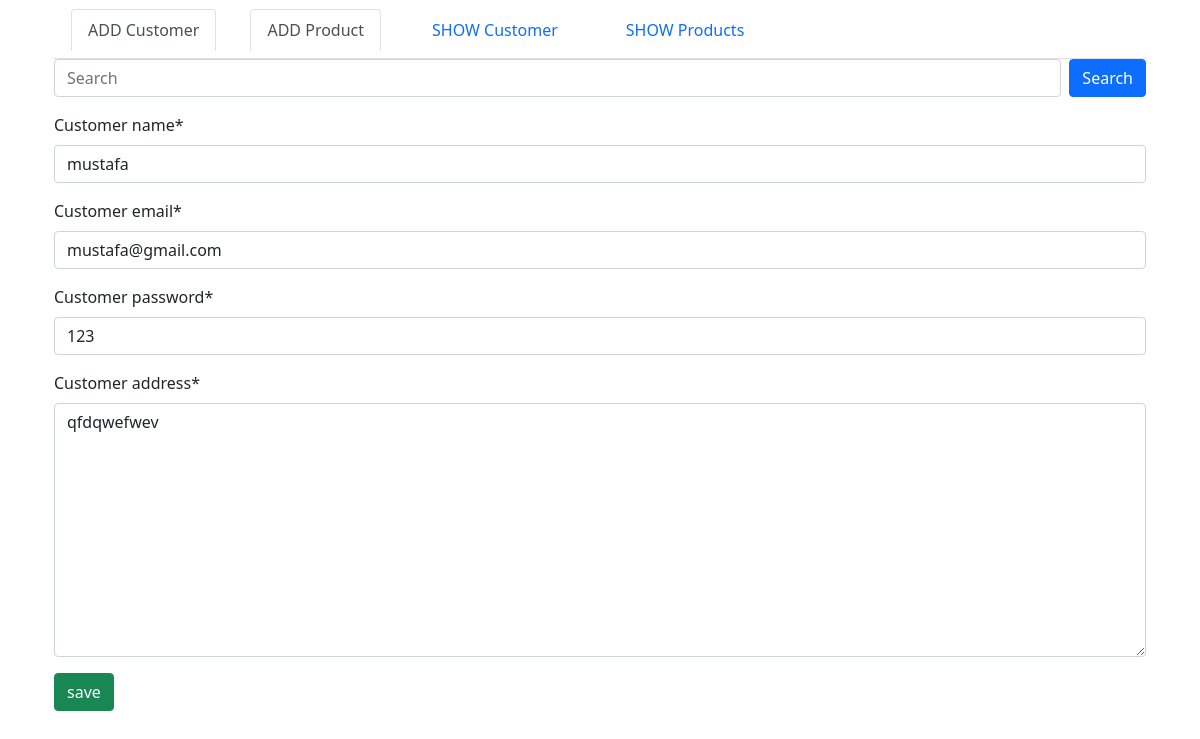
The page /edit/3/ on the database its author committed.
### OMS/models.py (models this page shows)
class Customer(models.Model):
    customer_name = models.CharField(max_length=50)
    customer_dob = models.DateField(auto_now=True)
    customer_email = models.EmailField(default='non@gmail.com')
    customer_password = models.CharField(max_length=10)
    customer_address = models.TextField()

### OMS/views.py (the view)
# urls.py: path('edit/<int:id>/', views.edit, name='edit'),
def edit(request, id):
    if request.method == 'POST':
        customer_lst = Customer.objects.get(pk=id)
        form = sign_up(request.POST)
        if form.is_valid():
            form.save()
        return redirect('/show/')
    else:
        customer_lst = Customer.objects.get(pk=id)
        form = sign_up(instance=customer_lst)
        return render(request, 'signup.html', {'form':form})

### OMS/form.py (shortened to what this page needs)
class sign_up(forms.ModelForm):
    class Meta:
        model=Customer
        fields = ['customer_name', 'customer_email', 'customer_password',
         'customer_address']

### OMS/templates/signup.html (shortened to what this page needs)
{% extends 'index.html' %}
{% load crispy_forms_tags %}
{% block content %}
<html>
        <head>
        </head>
        <body>
            <form action="" method="POST">
            <div class = "container">
                {{form|crispy}}
                <input type="submit" class="btn btn-success" value="save" >
            </div>
                <div class="card-body">
        </form>
    {% endblock content %}

### rows shown on the page
Customer: customer_name "mustafa", customer_email "mustafa@gmail.com", customer_password "123", customer_address "qfdqwefwev"
